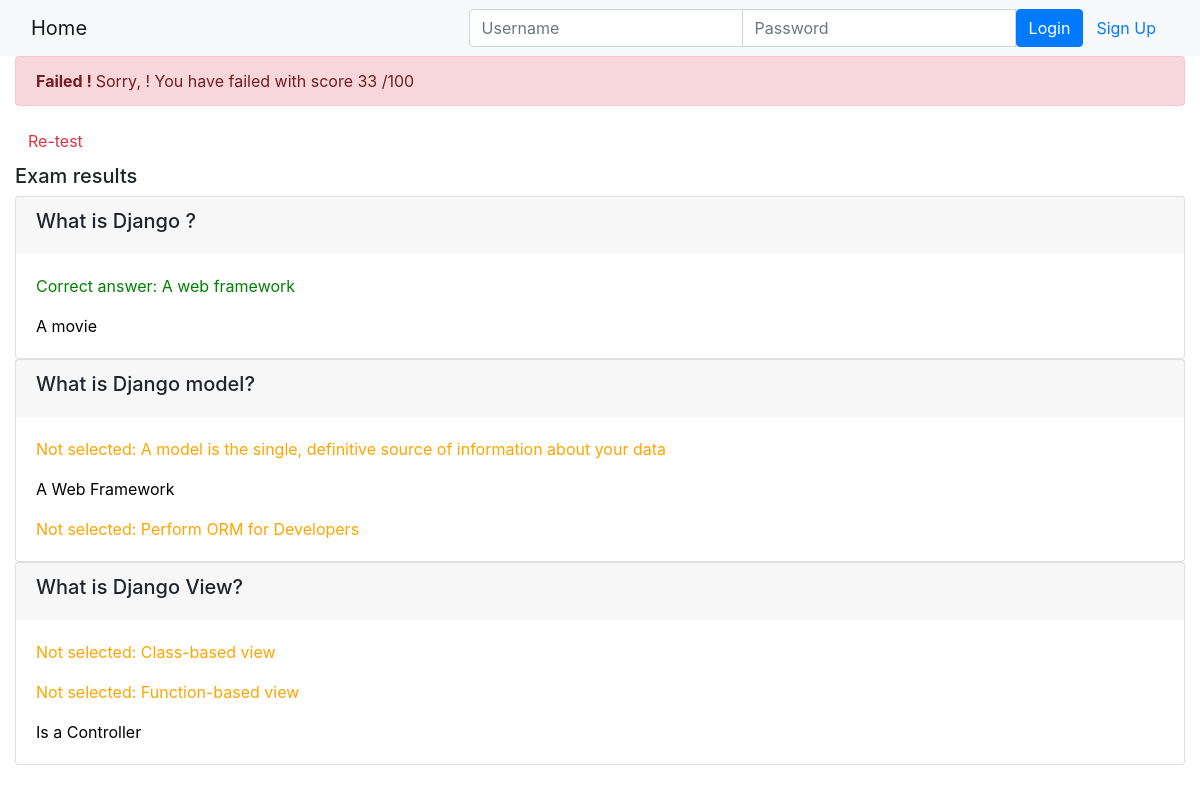
Page /onlinecourse/course/1/submission/1/result/ on the committed database.
### onlinecourse/models.py (models this page shows)
class Question(models.Model):
    course = models.ForeignKey(Course, on_delete=models.CASCADE)
    title = models.CharField(max_length=550, default="question title")
    text = models.CharField(max_length=550, default="question text")
    grade = models.FloatField(default=5.0)
    def is_get_score(self, selected_ids):
        all_answers = self.choice_set.filter(is_correct=True).count()
        selected_correct = self.choice_set.filter(is_correct=True, id__in=selected_ids).count()
        if all_answers == selected_correct:
            return True
        else:
            return False

class Choice(models.Model):
    question = models.ForeignKey(Question, on_delete=models.CASCADE)
    text = models.CharField(max_length=550, default="question text")
    is_correct = models.BooleanField(default=False)

### onlinecourse/views.py (the view)
# urls.py: path('course/<int:course_id>/submission/<int:submission_id>/result/', views.show_exam_result, name='show_exam_result'),
def show_exam_result(request, course_id, submission_id):
    course = get_object_or_404(Course, pk=course_id)
    submission = get_object_or_404(Submission, pk=submission_id)
    choices = submission.choices.all()
    total_mark, mark = 0, 0
    for question in course.question_set.all():
        total_mark += round(question.grade)
        if question.is_get_score(choices):
            mark += round(question.grade)
    return render(
        request,
        'onlinecourse/exam_result_bootstrap.html',
        {"course":course, "choices":choices,"mark":mark,
            "total_mark": total_mark,
            "submission": submission,
            "grade": int((mark / total_mark) * 100)}
    )

### onlinecourse/templates/onlinecourse/exam_result_bootstrap.html (shortened to what this page needs)
<!DOCTYPE html>
<html lang="en">
<head>
    {% load static %}
    <link rel="stylesheet" href="https://maxcdn.bootstrapcdn.com/bootstrap/4.5.2/css/bootstrap.min.css">
</head>
<body>
 <nav class="navbar navbar-light bg-light">
    <div class="container-fluid">
        <div class="navbar-header">
              <a class="navbar-brand" href="{% url 'onlinecourse:index' %}">Home</a>
        </div>
        <ul class="nav navbar-nav navbar-right">
            {% if user.is_authenticated %}
            <li>
                <a class="btn btn-link" href="#">{{ user.first_name }}({{ user.username }})</a>
                <a class="btn btn-link" href="{% url 'onlinecourse:logout' %}">Logout</a>
            </li>
            {% else %}
            <li>
                <form class="form-inline" action="{% url 'onlinecourse:login' %}" method="post">
                    <div class="input-group">
                        <input type="text" class="form-control" placeholder="Username" name="username" >
                        <input type="password" class="form-control" placeholder="Password" name="psw" >
                        <button class="btn btn-primary" type="submit">Login</button>
                        <a class="btn btn-link" href="{% url 'onlinecourse:registration' %}">Sign Up</a>
                    </div>
                </form>
            </li>
            {% endif %}
        </ul>
    </div>
</nav>
<div class="container-fluid">
    {% if grade > 80 %}
    <div class="alert alert-success">
       <b> Congratulations, {{user.name}} ! </b> You have passed the exam and completed
            the course with score {{mark}} /{{total_mark}}
    </div>
        {% else %}
        <div class="alert alert-danger">
            <b> Failed ! </b>Sorry, {{user.name}} ! You have failed with score  {{mark}} /{{total_mark}}
        </div>
        <a class="btn btn-link text-danger" href="{% url 'onlinecourse:course_details' course.id %}">Re-test</a>
        {% endif %}
        <div class="card-columns-vertical mt-1">
        <h5 class="">Exam results</h5>
            {% for question in course.question_set.all %}
                <div class="card">
                    <div class="card-header border-light">
                        <h5>{{question.text}}</h5>
                    </div>
                    <div class="card-body">
                        {% for choice in question.choice_set.all %}
                           {% if choice.is_correct and choice in choices %}
                            <p class="card-text" style="color:green">Correct answer: {{choice.text}}</p>
                            {% elif choice.is_correct and choice not in choices %}
                            <p class="card-text" style="color:orange">Not selected: {{choice.text}}</p>
                            {% elif choice.is_correct == False and choice in choices %}
                            <p class="card-text" style="color:red">Wrong answer: {{choice.text}}</p>
                            {% else %}
                            <p class="card-text" style="color:black">{{choice.text}}</p>
                            {% endif %}
                        {% endfor %}
                    </div>
                </div>
            {% endfor %}
        </div>
    </div>
</body>
</html>

### rows in the picture
Question: text "What is Django ?"
Choice: text "A web framework"
Choice: text "A movie"
Question: text "What is Django model?"
Choice: text "A model is the single, definitive source of information about your data"
Choice: text "A Web Framework"
Choice: text "Perform ORM for Developers"
Question: text "What is Django View?"
Choice: text "Class-based view"
Choice: text "Function-based view"
Choice: text "Is a Controller"

### other values in the picture
{{ mark }} "33"
{{ total_mark }} "100"
